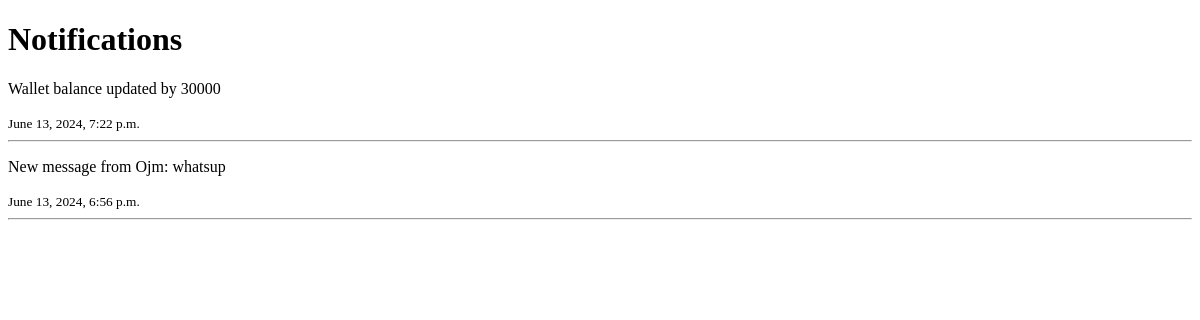
Before: /notifications/ (signed in) with the older database file.
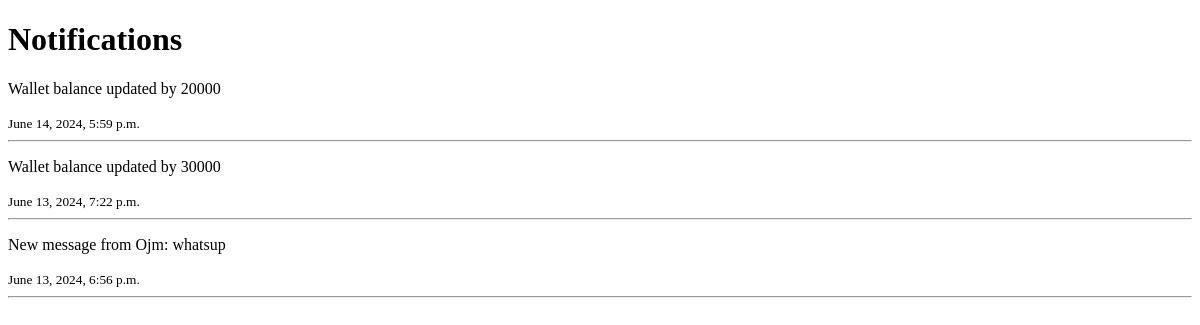
After: the same page with the newer database file.
### ojm_core/models.py (models this page shows, shortened)
class Notification(models.Model):
    TYPE_CHOICES = [
        ('payment', 'Payment'),
        ('account', 'Account'),
        ('chat', 'Chat'),
    ]
    user = models.ForeignKey(User, on_delete=models.CASCADE)
    message = models.TextField()
    notification_type = models.CharField(max_length=20, choices=TYPE_CHOICES)
    created_at = models.DateTimeField(auto_now_add=True)
    read = models.BooleanField(default=False)
    class Meta:
        ordering = ('-created_at',)

### ojm_core/views.py (the view)
# urls.py: path('notifications/', views.get_notifications, name='notifications'),
@login_required
def get_notifications(request):
    user = request.user
    notifications = Notification.objects.filter(user=user)
    count = Notification.objects.filter(user=user).count()
    notifications.update(read=True)
    context = {
        'notifications': notifications,
        'count':count
    }
    return render(request, 'notifications.html', context)

### templates/notifications.html (shortened to what this page needs)
<!DOCTYPE html>
<html lang="en">
<head>
</head>
<body>
    <h1>Notifications</h1>
    <div id="notification-area">
        {% if notifications %}
        {% for notification in notifications %}
        <p>{{ notification.message }}</p>
        <small>{{notification.created_at}}</small>
        <hr>
        {% endfor %}
        {% else %}
        <p>No Notifications</p>
        {% endif %}
    </div>
</body>
</html>

Changed rows visible on the page:
added Notification: message "Wallet balance updated by 20000", created_at "June 14, 2024, 5:59 p.m."
